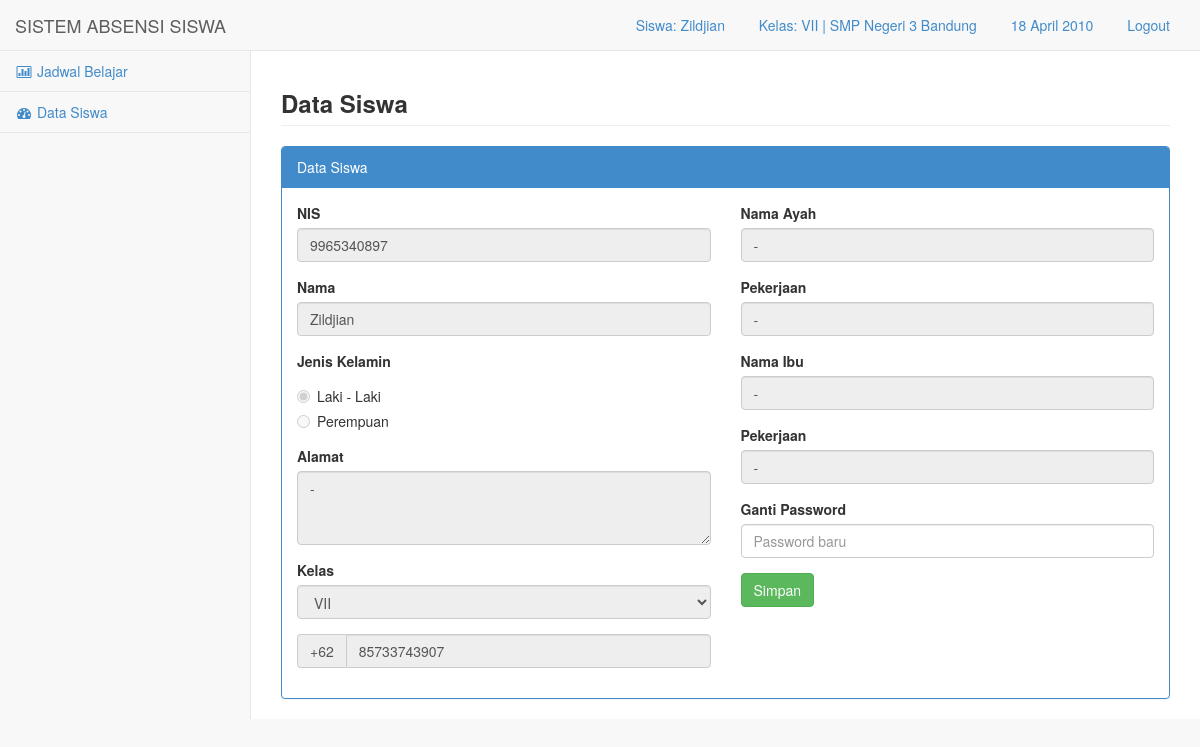
Page /media.php?module=siswa_det (signed in) on the committed database.
### tables this page shows
CREATE TABLE `kelas` (
  `idk` int(10) NOT NULL,
  `id` int(10) NOT NULL,
  `nama` varchar(50) NOT NULL
);

CREATE TABLE `sekolah` (
  `id` int(10) NOT NULL,
  `kode` varchar(50) NOT NULL,
  `nama` varchar(100) NOT NULL,
  `alamat` text NOT NULL
);

CREATE TABLE `siswa` (
  `ids` int(10) NOT NULL,
  `nis` varchar(50) NOT NULL,
  `nama` varchar(100) NOT NULL,
  `jk` varchar(2) NOT NULL,
  `alamat` text NOT NULL,
  `idk` int(5) NOT NULL,
  `tlp` varchar(20) NOT NULL,
  `bapak` varchar(50) NOT NULL,
  `k_bapak` varchar(50) NOT NULL,
  `ibu` varchar(50) NOT NULL,
  `k_ibu` varchar(50) NOT NULL,
  `pass` text NOT NULL
);

### config/fungsi.php (called while the page is built, shortened)
<?php
function tgl_ina($parameter){
$thn=substr($parameter,0,4);
$b=substr($parameter,5,2);
$tgl=substr($parameter,-2);
if($b==1) {$bln="Januari";}
else if($b==2) {$bln="Februari";}
else if($b==3) {$bln="Maret";}
else if($b==4) {$bln="April";}
$tanggal=$tgl . " ".$bln ." ".$thn;
return $tanggal;
}
?>

### module/siswa/siswa_det.php (the view, shortened to what this page needs)
          <div class="row">
                <div class="col-lg-12">
					<h3 class="page-header"><strong>Data Siswa</strong></h3>
                </div>
            </div>
            <div class="row">
                <div class="col-lg-12">
                    <div class="panel panel-primary">
                        <div class="panel-heading">
                            Data Siswa
                        </div>
                        <div class="panel-body">
                            <div class="row">
<?php
                            	$sql=mysql_query("select * from siswa where nis='$_SESSION[idu]'");
								$rs=mysql_fetch_array($sql);
?>
                                    <form method="post" role="form" action="././module/simpan.php?act=siswa_det">
                                <div class="col-lg-6">
                                        <fieldset disabled>
                                        <div class="form-group">
                                            <label>NIS</label>
                                            <input class="form-control"  placeholder="Nis" name="nis" value="<?php echo "$rs[nis]"; ?>" >
                                        </div>
                                        <div class="form-group">
                                            <label>Nama</label>
                                            <input class="form-control" placeholder="Nama" name="nama" value="<?php echo "$rs[nama]"; ?>">
                                        </div>
                                        <div class="form-group">
                                           <label>Jenis Kelamin</label>
        <?php if($rs['jk']=="L"){ ?>
                                            <div class="radio">
                                                <label>
                                                    <input type="radio" name="jk" value="L"
                                                    checked>Laki - Laki
                                                </label>
                                            </div>
                                            <div class="radio">
                                                <label>
                                                    <input type="radio" name="jk" value="P">
                                                    Perempuan
                                                </label>
                                            </div>
                                        </div>
<?php } ?>
                                        <div class="form-group">
                                            <label>Alamat</label>
                                            <textarea class="form-control" placeholder="Alamat" name="alamat" rows="3"><?php echo "$rs[alamat]"; ?></textarea>
                                        </div>
                                        <div class="form-group">
                                            <label>Kelas</label>
                                            <select class="form-control" name="kelas">
  <?php
 	$sqlc=mysql_query("select * from kelas");
	while($rsc=mysql_fetch_array($sqlc)){
	$sqla=mysql_query("select * from sekolah where id='$rsc[id]'");
	$rsa=mysql_fetch_array($sqla);
if($_SESSION['level']=="admin_guru"){
if($rsa['id']==$_SESSION['id']){
if($rs['idk']==$rsc['idk']){
	echo "<option value='$rsc[idk]' selected>$rsc[nama]</option>";
}else{
	echo "<option value='$rsc[idk]'>$rsc[nama]</option>";
}
}
}else{
if($rs['idk']==$rsc['idk']){
	echo "<option value='$rsc[idk]' selected>$rsc[nama]</option>";
}else{
	echo "<option value='$rsc[idk]'>$rsc[nama]</option>";
}
}
}?>
                                          </select>
                                        </div>
                                        <div class="form-group input-group">
                                            <span class="input-group-addon">+62</span>
                                            <input type="text" class="form-control" placeholder="No Telepon" name="tlp" value="<?php echo "$rs[tlp]"; ?>">
                                        </div>
</fieldset>
</div>
                                <div class="col-lg-6">
                              <fieldset disabled>
                                        <div class="form-group">
                                            <label>Nama Ayah</label>
                                            <input class="form-control" placeholder="Nama" name="bapak" value="<?php echo "$rs[bapak]"; ?>">
                                        </div>
                                        <div class="form-group">
                                            <label>Pekerjaan</label>
                                            <input class="form-control" placeholder="Pekerjaan" name="k_bapak" value="<?php echo "$rs[k_bapak]"; ?>">
                                        </div>
                                        <div class="form-group">
                                            <label>Nama Ibu</label>
                                            <input class="form-control" placeholder="Nama" name="ibu" value="<?php echo "$rs[ibu]"; ?>">
                                        </div>
                                        <div class="form-group">
                                            <label>Pekerjaan</label>
                                            <input class="form-control" placeholder="Pekerjaan" name="k_ibu" value="<?php echo "$rs[k_ibu]"; ?>">
                                        </div>
</fieldset>
                                        <div class="form-group">
                                            <label>Ganti Password</label>
                                            <input class="form-control" placeholder="Password baru" name="pass">
                                        </div>
                                        <button type="submit" class="btn btn-success">Simpan</button>
                                </div>
                                    </form>
                            </div>
                        </div>
                    </div>
                </div>
            </div>

### media.php (shortened to what this page needs)
<?php
if(!empty($_SESSION['nama'])){
$usre=$_SESSION['nama'];
$level=$_SESSION['level'];
$klss=$_SESSION['idk'];
$idd=$_SESSION['id'];
include "config/fungsi.php";
?>
<!DOCTYPE html>
<html>
<head>
    <link href="css/bootstrap.min.css" rel="stylesheet">
    <link href="font-awesome/css/font-awesome.css" rel="stylesheet">
    <link href="css/plugins/dataTables/dataTables.bootstrap.css" rel="stylesheet">
    <link href="css/sb-admin.css" rel="stylesheet">
</head>
<body>
    <div id="wrapper">
        <nav class="navbar navbar-default navbar-fixed-top" role="navigation" style="margin-bottom: 0">
            <div class="navbar-header">
                <a class="navbar-brand" href="media.php?module=home">SISTEM ABSENSI SISWA</a>
            </div>
            <ul class="nav navbar-top-links navbar-right">
                <li class="dropdown">
                    <a class="dropdown-toggle" data-toggle="dropdown" href="#">
<?php
if($level=="admin") {
echo "[[$usre]]";
}
elseif($level=="guru") {
echo "Guru: $usre";
}
else {
echo "Siswa: $usre";
}
?>
                   </a>
                </li>
       <li class="dropdown">
                    <a class="dropdown-toggle" data-toggle="dropdown" href="#">
<?php
if($level=="admin" OR $level=="guru"){
	$sqla=mysql_query("select * from sekolah where id='$idd'");
	$rsa=mysql_fetch_array($sqla);
echo "$rsa[nama]" ;
}else{
	$sql=mysql_query("select * from kelas where idk='$klss'");
	$rs=mysql_fetch_array($sql);
  $sqla=mysql_query("select * from sekolah where id='$idd'");
  $rsa=mysql_fetch_array($sqla);
echo "Kelas: $rs[nama] | $rsa[nama]";
}
?>
                   </a>
                </li>
                <li class="dropdown">
                    <a class="dropdown-toggle" data-toggle="dropdown" href="#">
<?php
$tgl_lengkap= tgl_ina(date("Y-m-d"));
if ($level=="guru") {
$hhari= hari_ina(date("l"));
echo "<b>$hhari, $tgl_lengkap</b>"; echo " | <label class='labelol' id='clock'></label>";
}
else {
  echo "$tgl_lengkap";
}
 ?>
                   </a>
                </li>
                <li class="dropdown">
                    <a class="dropdown-toggle" data-toggle="" href="logout.php">
<?php echo "Logout"; ?>
                   </a>
                </li>
            </ul>
            <div class="navbar-default navbar-static-side" role="navigation">
                <div class="sidebar-collapse">
                    <ul class="nav" id="side-menu">
<?php if($level=='user'){ ?>
                        <li>
                            <a href="media.php?module=siswa_senin"><i class="fa fa-bar-chart-o fa-fw"></i> Jadwal Belajar</a>
                        </li>
<?php } ?>
<?php if($level=='user'){ ?>
                        <li>
                            <a href="media.php?module=siswa_det"><i class="fa fa-dashboard fa-fw"></i> Data Siswa</a>
                        </li>
<?php } ?>
                    </ul>
                </div>
            </div>
        </nav>
        <div id="page-wrapper">
<?php include "content.php";  ?>
        </div>
    </div>
</body>
</html>
<?php }
else {
  echo "<center><h2>Anda Harus Login Terlebih Dahulu</h2>
    <a href=index.php><b>Klik ini untuk Login</b></a></center>";
}
?>

### css/sb-admin.css (style rules this page uses)
body { padding-top: 100px; background-color: #f8f8f8; }
@media (min-width:768px) { body { padding-top: 50px; } }
#wrapper { width: 100%; height:100%; }
#page-wrapper { padding: 0 15px; min-height: 579px; height:100%; background-color: #fff; }
@media (min-width:768px) { #page-wrapper { position: inherit; margin: 0 0 0 250px; padding: 0 30px; height:100%; border-left: 1px solid #e7e7e7; } }
.navbar-top-links li { display: inline-block; }
.navbar-top-links li:last-child { margin-right: 15px; }
.navbar-top-links li a { padding: 15px; min-height: 50px; }
.navbar-static-side ul li { border-bottom: 1px solid #e7e7e7; }
@media (min-width:768px) { .navbar-static-side { z-index: 1; position: absolute; width: 250px; margin-top: 51px; } }

### rows in the picture
kelas: nama "VII"
sekolah: nama "SMP Negeri 3 Bandung"
siswa: nis "9965340897", nama "Zildjian", alamat "-", tlp "85733743907", bapak "-", k_bapak "-", ibu "-", k_ibu "-"

### other values in the picture
$usre "Zildjian"
$tgl_lengkap "18 April 2010"
form field kelas "VII"
